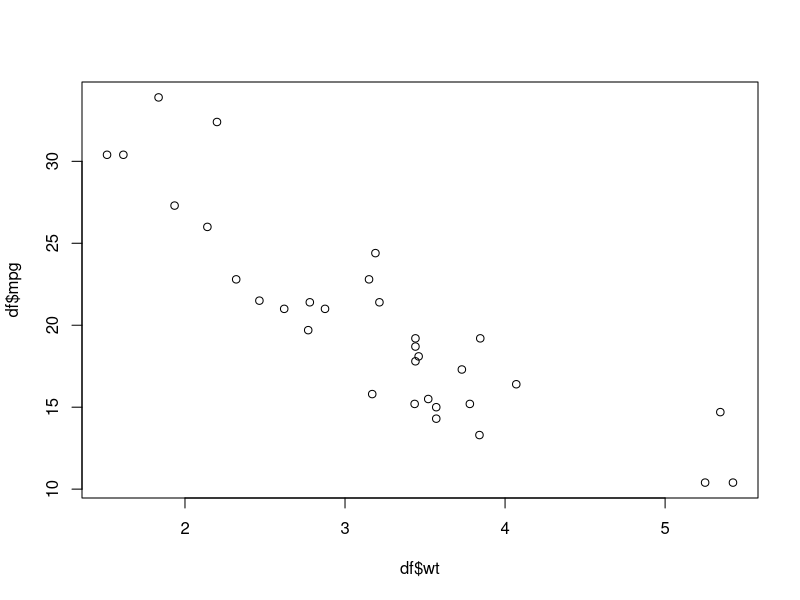
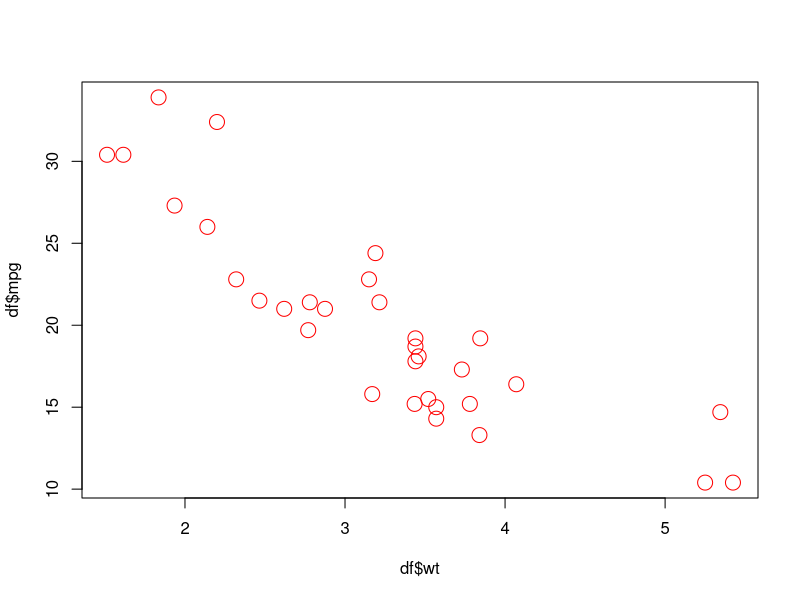
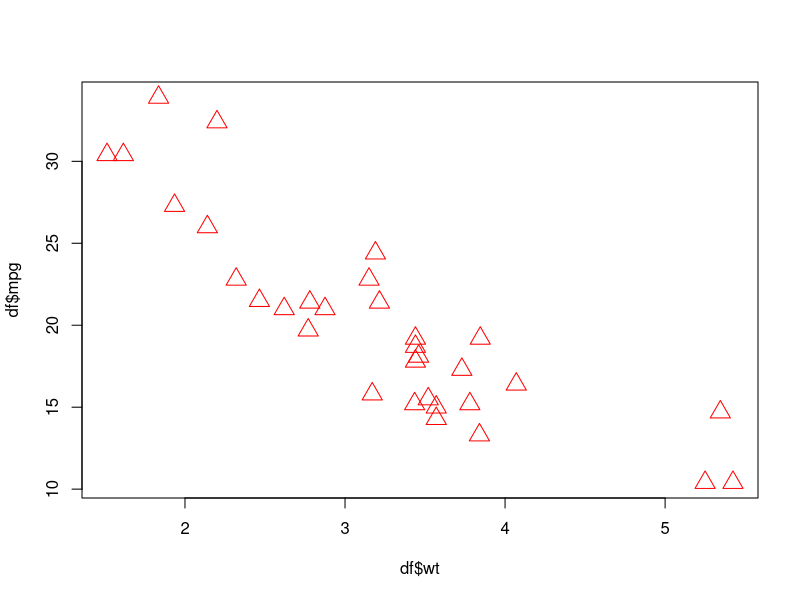
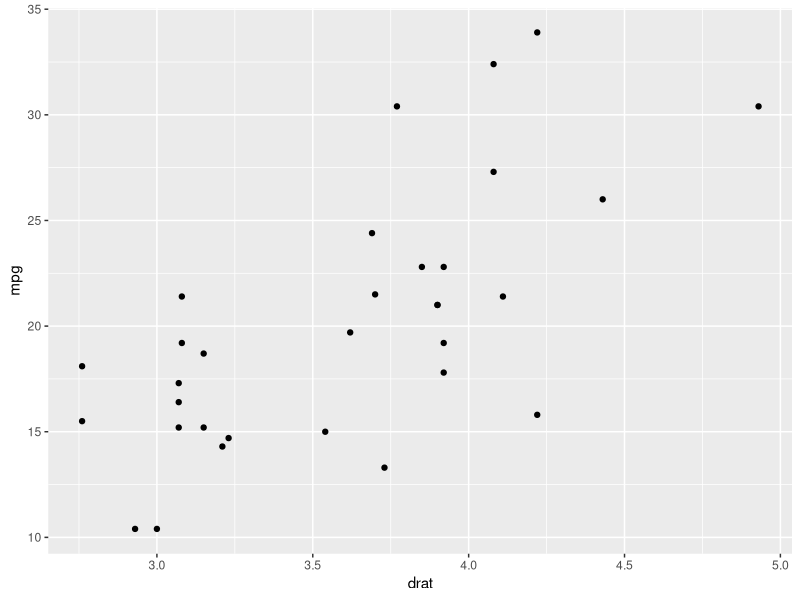
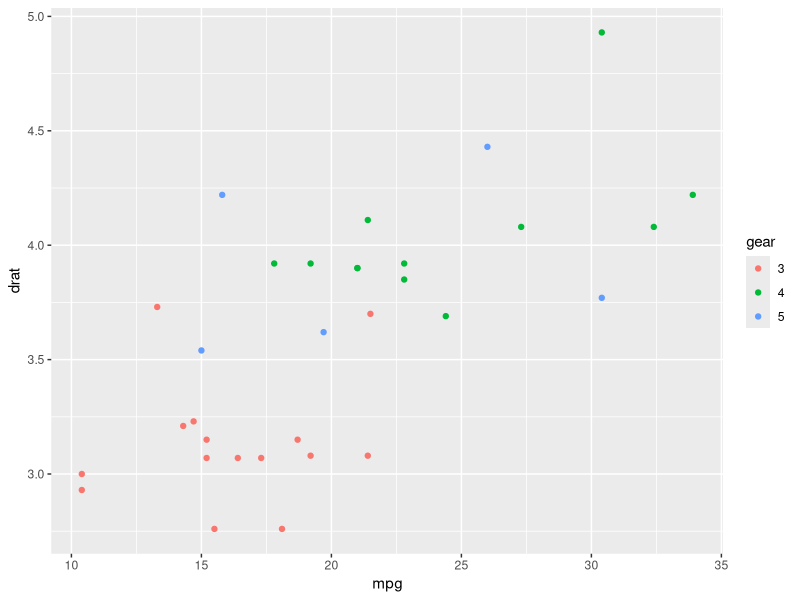
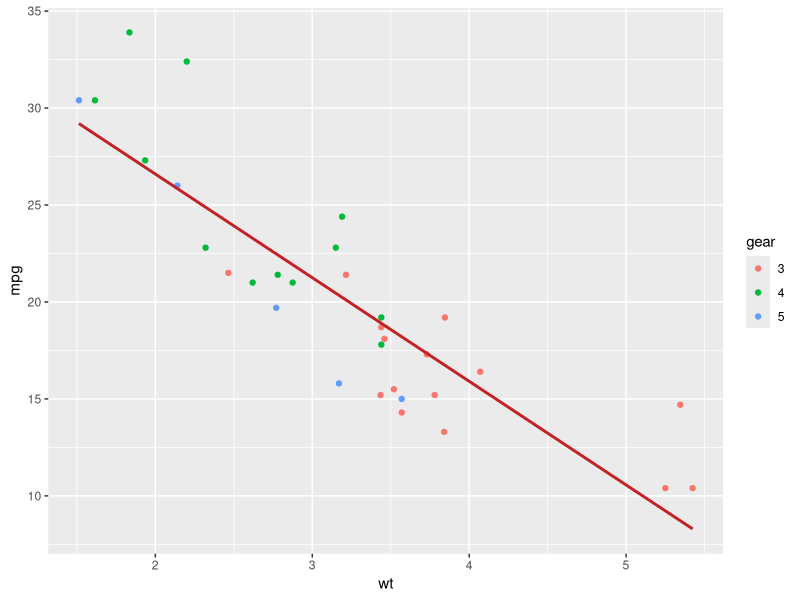
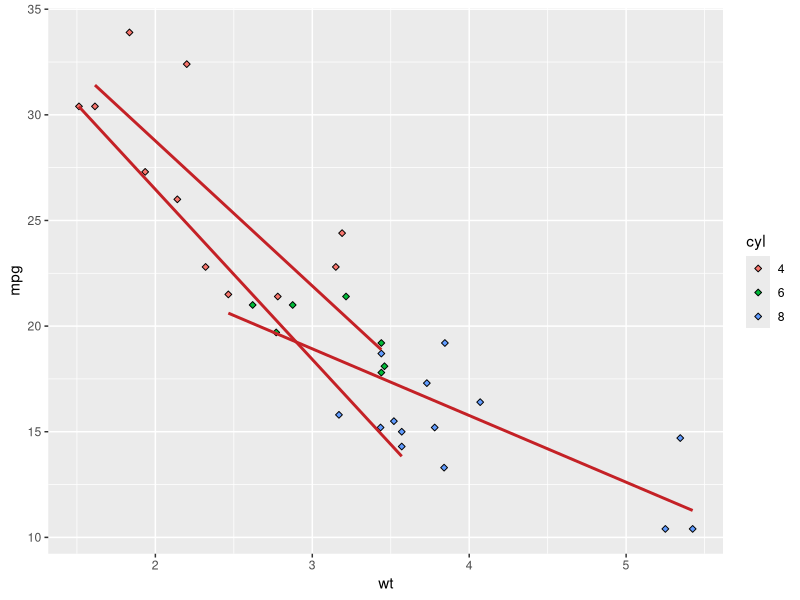
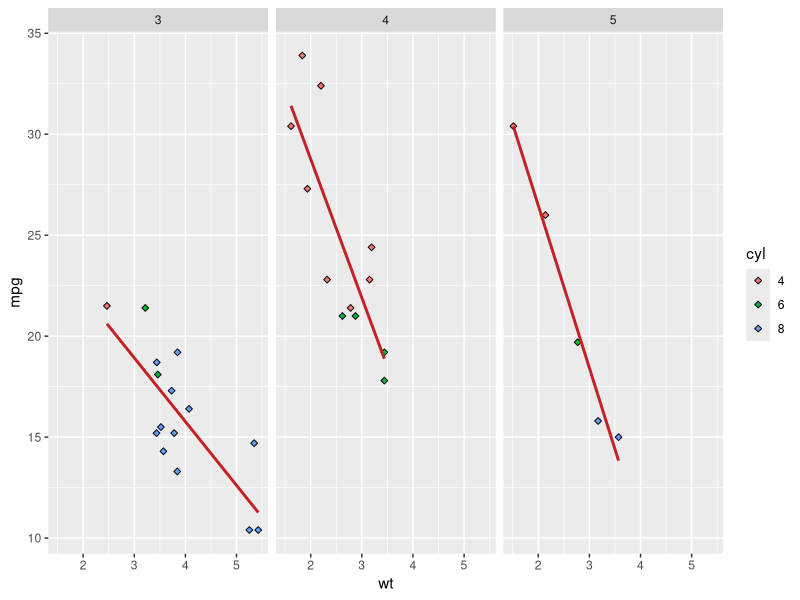

The R source for these figures, in order:
#ggplot - Scatter Plot
#Continuous Variables : Single or Pair

library(dplyr)
library(ggplot2)

df=mtcars
catcols = c('cyl', 'vs', 'am', 'gear', 'carb')
df[,catcols] = lapply(df[,catcols], as.factor)

sapply(df, class)

plot(df$wt, df$mpg)

plot(df$wt, df$mpg, col='red', cex=2)
plot(df$wt, df$mpg, col='red', cex=2, pch=24)
?plot



#ggplot
library(ggplot2)
ggplot(df, aes(x = drat, y = mpg)) +   geom_point()

ggplot(df, aes(x = mpg, y = drat)) + geom_point(aes(color = gear))

ggplot(df, aes(x = wt, y = mpg)) +  geom_point(aes(color = gear)) +  stat_smooth(method = "lm",  col = "#C42126",  se = FALSE,   size = 1)
ggplot(df, aes(x = wt, y = mpg)) +  geom_point(aes(fill = cyl), shape=23) +  stat_smooth(aes(group=gear, color=gear), method = "lm",  col = "#C42126",  se = FALSE,   size = 1)

ggplot(df, aes(x = wt, y = mpg)) +  geom_point(aes(fill = cyl), shape=23) +  stat_smooth(aes(group=gear, color=gear), method = "lm",  col = "#C42126",  se = FALSE,   size = 1) + facet_grid(. ~ gear)

ggplot(df, aes(x = wt, y = mpg, fill=gear)) +  geom_point(shape=25, size=4) 
